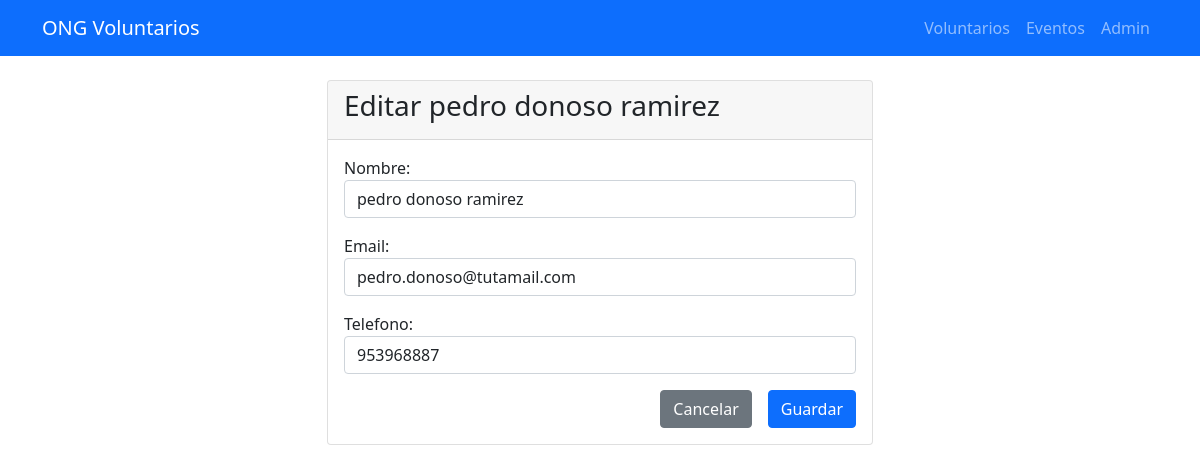
Page /voluntarios/1/editar/ on the committed database.
### gestion/models.py (models this page shows, shortened)
class Voluntario(models.Model):
    nombre = models.CharField(max_length=255)
    email = models.EmailField(unique=True)
    telefono = models.CharField(max_length=15, blank=True, null=True)
    fecha_registro = models.DateTimeField(auto_now_add=True)

### gestion/views.py (the view)
def voluntario_edit(request, pk):
    voluntario = get_object_or_404(Voluntario, pk=pk)
    if request.method == 'POST':
        form = VoluntarioForm(request.POST, instance=voluntario)
        if form.is_valid():
            form.save()
            messages.success(request, 'Voluntario actualizado')
            return redirect('voluntario_list')
    else:
        form = VoluntarioForm(instance=voluntario)
    return render(request, 'gestion/voluntario_form.html', {
        'form': form,
        'titulo': f'Editar {voluntario.nombre}'
    })

### gestion/forms.py
class VoluntarioForm(forms.ModelForm):
    class Meta:
        model = Voluntario
        fields = ['nombre', 'email', 'telefono']
        widgets = {
            'nombre': forms.TextInput(attrs={'class': 'form-control'}),
            'email': forms.EmailInput(attrs={'class': 'form-control'}),
            'telefono': forms.TextInput(attrs={'class': 'form-control'})
        }

### gestion/templates/gestion/voluntario_form.html (shortened to what this page needs)
{% extends 'gestion/base.html' %}
{% block content %}
<div class="row justify-content-center">
    <div class="col-md-6">
        <div class="card">
            <div class="card-header">
                <h3>{{ titulo }}</h3>
            </div>
            <div class="card-body">
                <form method="post">
                    {{ form.as_p }}
                    <div class="d-grid gap-2 d-md-flex justify-content-md-end">
                        <a href="{% url 'voluntario_list' %}" class="btn btn-secondary me-md-2">Cancelar</a>
                        <button type="submit" class="btn btn-primary">Guardar</button>
                    </div>
                </form>
            </div>
        </div>
    </div>
</div>
{% endblock %}

### rows in the picture
Voluntario: nombre "pedro donoso ramirez", email "pedro.donoso@tutamail.com", telefono "953968887"

### other values in the picture
{{ titulo }} "Editar pedro donoso ramirez"
